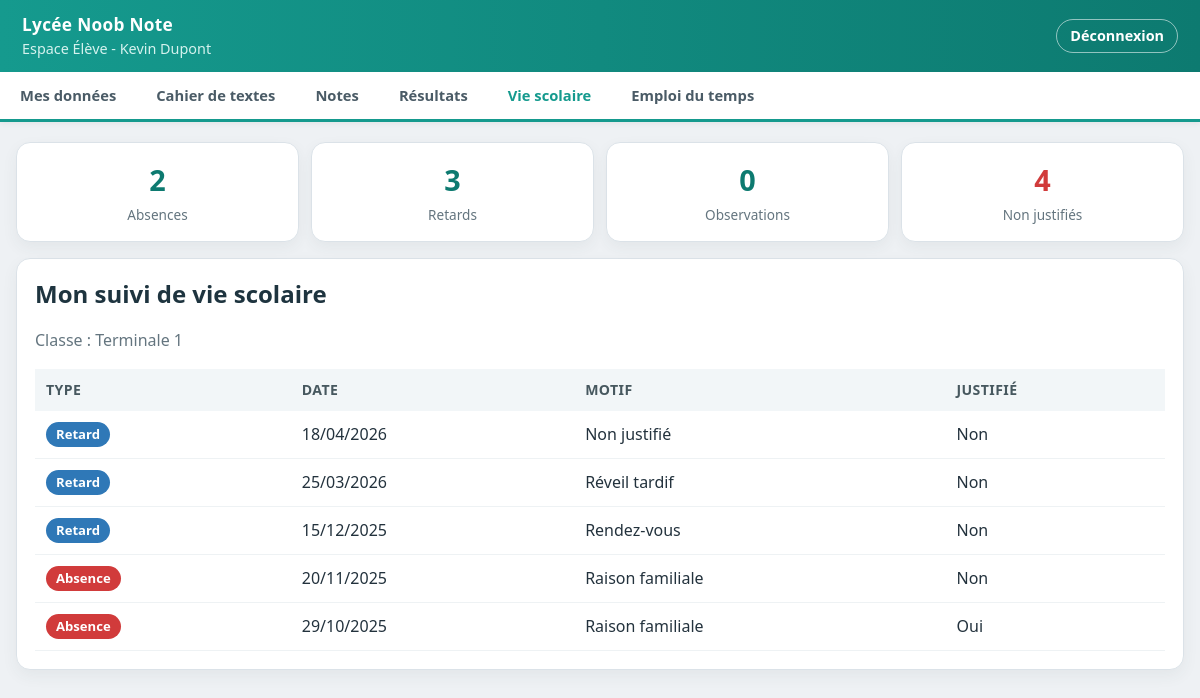
/eleve/vie-scolaire (signed in), run on the app's committed database.
### tables this page shows
CREATE TABLE Eleves (
            id_eleve TEXT PRIMARY KEY,
            nom TEXT,
            prenom TEXT,
            date_naissance TEXT,
            mot_de_passe TEXT,
            id_classe INTEGER,
            FOREIGN KEY(id_classe) REFERENCES Classes(id_classe)
        );

CREATE TABLE Classes (id_classe INTEGER PRIMARY KEY, nom_classe TEXT);

CREATE TABLE VieScolaire (
            id_evenement INTEGER PRIMARY KEY AUTOINCREMENT,
            id_eleve TEXT,
            type_evenement TEXT,
            date_evenement TEXT,
            motif TEXT,
            justifie INTEGER,
            FOREIGN KEY(id_eleve) REFERENCES Eleves(id_eleve)
        );

### app.py (the view)
@app.route('/eleve/vie-scolaire')
@login_requis('ELEVE')
def eleve_vie_scolaire():
    eleve = eleve_connecte()
    infos = eleve.recuperer_infos_personnelles()
    evenements = eleve.recuperer_vie_scolaire()
    resume = eleve.resume_vie_scolaire(evenements)
    return render_template('vie_scolaire.html', onglet_actif='vie_scolaire',
                           infos=infos, evenements=evenements, resume=resume)

### app.py (called while the page is built)
@app.context_processor
def injecter_outils():
    return {
        'couleur_matiere': couleur_matiere,
        'jour_aujourdhui': JOURS_SEMAINE[datetime.now().weekday()] if datetime.now().weekday() < 5 else None,
    }

def executer_sql(sql, params=(), fetch=False, commit=False):
    with sqlite3.connect(DB_PATH) as conn:
        cur = conn.cursor()
        cur.execute(sql, params)
        if commit:
            conn.commit()
        return cur.fetchall() if fetch else None

def date_fr_vers_tuple(date_fr):
    try:
        jour, mois, annee = date_fr.split('/')
        return (int(annee), int(mois), int(jour))
    except (ValueError, AttributeError):
        return (0, 0, 0)

def login_requis(role=None):
    def decorateur(fonction):
        @wraps(fonction)
        def enveloppe(*args, **kwargs):
            utilisateur = session.get('user')
            if not utilisateur or (role and utilisateur['role'] != role):
                return redirect(url_for('login'))
            return fonction(*args, **kwargs)
        return enveloppe
    return decorateur

def eleve_connecte():
    u = session['user']
    return Eleve(u['id'], u['nom'], u['prenom'])

    def _executer(self, sql, params=(), fetch=False, commit=False):
        return executer_sql(sql, params, fetch=fetch, commit=commit)

    def recuperer_infos_personnelles(self):
        sql = '''SELECT Eleves.id_eleve, Eleves.nom, Eleves.prenom, Eleves.date_naissance,
                        Classes.id_classe, Classes.nom_classe
                 FROM Eleves JOIN Classes ON Eleves.id_classe = Classes.id_classe
                 WHERE Eleves.id_eleve = ?'''
        res = self._executer(sql, (self.id,), fetch=True)
        if not res:
            return None
        ligne = res[0]
        return {'id_eleve': ligne[0], 'nom': ligne[1], 'prenom': ligne[2],
                'date_naissance': ligne[3], 'id_classe': ligne[4], 'nom_classe': ligne[5]}

    def recuperer_vie_scolaire(self):
        sql = '''SELECT type_evenement, date_evenement, motif, justifie
                 FROM VieScolaire WHERE id_eleve = ?'''
        lignes = self._executer(sql, (self.id,), fetch=True)
        evenements = [{'type': t, 'date': d, 'motif': m, 'justifie': j}
                      for t, d, m, j in lignes]
        evenements.sort(key=lambda e: date_fr_vers_tuple(e['date']), reverse=True)
        return evenements

### templates/vie_scolaire.html (shortened to what this page needs)
{% extends "base_eleve.html" %}
{% block contenu %}
<section class="cartes-resume">
    <div class="tuile-resume">
        <span class="tuile-nombre">{{ resume.absences }}</span>
        <span class="tuile-libelle">Absences</span>
    </div>
    <div class="tuile-resume">
        <span class="tuile-nombre">{{ resume.retards }}</span>
        <span class="tuile-libelle">Retards</span>
    </div>
    <div class="tuile-resume">
        <span class="tuile-nombre">{{ resume.observations }}</span>
        <span class="tuile-libelle">Observations</span>
    </div>
    <div class="tuile-resume tuile-alerte">
        <span class="tuile-nombre">{{ resume.non_justifies }}</span>
        <span class="tuile-libelle">Non justifiés</span>
    </div>
</section>
<section class="card page-simple">
    <h2>Mon suivi de vie scolaire</h2>
    {% if infos %}<p class="sous-texte">Classe : {{ infos.nom_classe }}</p>{% endif %}
    <table>
        <thead>
            <tr>
                <th>Type</th>
                <th>Date</th>
                <th>Motif</th>
                <th>Justifié</th>
            </tr>
        </thead>
        <tbody>
            {% for e in evenements %}
            <tr>
                <td><span class="etiquette-vie type-{{ e.type|lower }}">{{ e.type }}</span></td>
                <td>{{ e.date }}</td>
                <td>{{ e.motif }}</td>
                <td>{{ 'Oui' if e.justifie else 'Non' }}</td>
            </tr>
            {% else %}
            <tr><td colspan="4">Aucun événement : continue comme ça !</td></tr>
            {% endfor %}
        </tbody>
    </table>
</section>
{% endblock %}

### templates/base_eleve.html (shortened to what this page needs)
<!DOCTYPE html>
<html lang="fr">
<head>
    <link rel="stylesheet" href="{{ url_for('static', filename='css/style.css') }}">
</head>
<body class="page-pronote">
    <header class="barre-haute">
        <div class="identite-etablissement">
            <strong>Lycée Noob Note</strong>
            <span>Espace Élève - {{ session.user.prenom }} {{ session.user.nom }}</span>
        </div>
        <a href="{{ url_for('logout') }}" class="btn-logout">Déconnexion</a>
    </header>
    <nav class="menu-principal">
        <a href="{{ url_for('eleve_mes_donnees') }}" class="onglet-menu {{ 'actif' if onglet_actif == 'mes_donnees' else '' }}">Mes données</a>
        <a href="{{ url_for('eleve_cahier_de_texte') }}" class="onglet-menu {{ 'actif' if onglet_actif == 'cahier_texte' else '' }}">Cahier de textes</a>
        <a href="{{ url_for('eleve_dashboard') }}" class="onglet-menu {{ 'actif' if onglet_actif == 'notes' else '' }}">Notes</a>
        <a href="{{ url_for('eleve_resultats') }}" class="onglet-menu {{ 'actif' if onglet_actif == 'resultats' else '' }}">Résultats</a>
        <a href="{{ url_for('eleve_vie_scolaire') }}" class="onglet-menu {{ 'actif' if onglet_actif == 'vie_scolaire' else '' }}">Vie scolaire</a>
        <a href="{{ url_for('eleve_emploi_du_temps') }}" class="onglet-menu {{ 'actif' if onglet_actif == 'emploi_du_temps' else '' }}">Emploi du temps</a>
    </nav>
    <main class="container-pronote contenu-ecran-eleve">
        {% block contenu %}{% endblock %}
    </main>
</body>
</html>

### static/css/style.css (style rules this page uses)
:root { --fond-page: #eef1f4; --fond-carte: #ffffff; --bordure: #dbe2e8; --texte-principal: #23323d; --texte-secondaire: #64757f; --pronote: #159a8e; --pronote-fonce: #0d7a70; --pronote-clair: #e3f5f2; --barre-foncee: #2f3a42; --danger: #d13b3b; --info: #2f78b7; }
* { box-sizing: border-box; }
body { margin: 0; font-family: 'Segoe UI', Tahoma, Geneva, Verdana, sans-serif; color: var(--texte-principal); background: var(--fond-page); line-height: 1.45; }
h2, h3, h4 { color: #1e343f; }
.barre-haute, header { background: linear-gradient(90deg, var(--pronote) 0%, var(--pronote-fonce) 100%); color: #fff; padding: 12px 22px; display: flex; align-items: center; justify-content: space-between; box-shadow: 0 2px 6px rgba(0, 0, 0, 0.12); }
.identite-etablissement { display: flex; flex-direction: column; gap: 2px; }
.identite-etablissement strong { font-size: 1.08rem; letter-spacing: 0.3px; }
.identite-etablissement span { color: #d5f2ee; font-size: 0.9rem; }
.menu-principal { display: flex; background: #ffffff; border-bottom: 3px solid var(--pronote); box-shadow: 0 2px 5px rgba(0, 0, 0, 0.05); overflow-x: auto; }
.onglet-menu { color: #4a5b66; text-decoration: none; padding: 13px 20px; font-weight: 600; font-size: 0.92rem; white-space: nowrap; border-bottom: 3px solid transparent; margin-bottom: -3px; transition: color 0.15s, border-color 0.15s; }
.onglet-menu.actif { color: var(--pronote); border-bottom-color: var(--pronote); }
.btn-logout { color: #fff; text-decoration: none; font-weight: 600; font-size: 0.9rem; border: 1px solid rgba(255, 255, 255, 0.55); padding: 6px 13px; border-radius: 20px; transition: background 0.15s; }
.container, .container-pronote { max-width: 1240px; margin: 20px auto; padding: 0 16px; }
.contenu-ecran-eleve { padding-bottom: 30px; }
.card { background: var(--fond-carte); border: 1px solid var(--bordure); border-radius: 14px; padding: 18px; margin-bottom: 16px; box-shadow: 0 6px 16px rgba(43, 60, 75, 0.06); }
table { width: 100%; border-collapse: collapse; }
th { text-align: left; background: #f2f6f8; color: #47585f; padding: 11px; font-size: 0.88rem; text-transform: uppercase; letter-spacing: 0.4px; }
td { border-bottom: 1px solid #eef2f4; padding: 11px; }
.sous-texte { margin-top: -2px; color: var(--texte-secondaire); }
.page-simple h2 { margin-top: 0; }
.cartes-resume { display: grid; grid-template-columns: repeat(auto-fit, minmax(150px, 1fr)); gap: 12px; margin-bottom: 16px; }
.tuile-resume { background: var(--fond-carte); border: 1px solid var(--bordure); border-radius: 14px; padding: 16px; text-align: center; box-shadow: 0 6px 16px rgba(43, 60, 75, 0.06); }
.tuile-nombre { display: block; font-size: 1.8rem; font-weight: 800; color: var(--pronote-fonce); }
.tuile-libelle { display: block; margin-top: 4px; font-size: 0.85rem; color: var(--texte-secondaire); }
.tuile-alerte .tuile-nombre { color: var(--danger); }
.etiquette-vie { display: inline-block; padding: 3px 10px; border-radius: 20px; font-size: 0.82rem; font-weight: 700; color: #fff; }
.etiquette-vie.type-absence { background: var(--danger); }
.etiquette-vie.type-retard { background: var(--info); }

### data on the page
Eleves: user.prenom "Kevin", user.nom "Dupont"
Classes: nom_classe "Terminale 1"
VieScolaire: type "Retard", date "18/04/2026", motif "Non justifié", justifie "Non"
VieScolaire: type "Retard", date "25/03/2026", motif "Réveil tardif", justifie "Non"
VieScolaire: type "Retard", date "15/12/2025", motif "Rendez-vous", justifie "Non"
VieScolaire: type "Absence", date "20/11/2025", motif "Raison familiale", justifie "Non"
VieScolaire: type "Absence", date "29/10/2025", motif "Raison familiale", justifie "Oui"

### other printed values
{{ resume.absences }} "2"
{{ resume.retards }} "3"
{{ resume.observations }} "0"
{{ resume.non_justifies }} "4"
